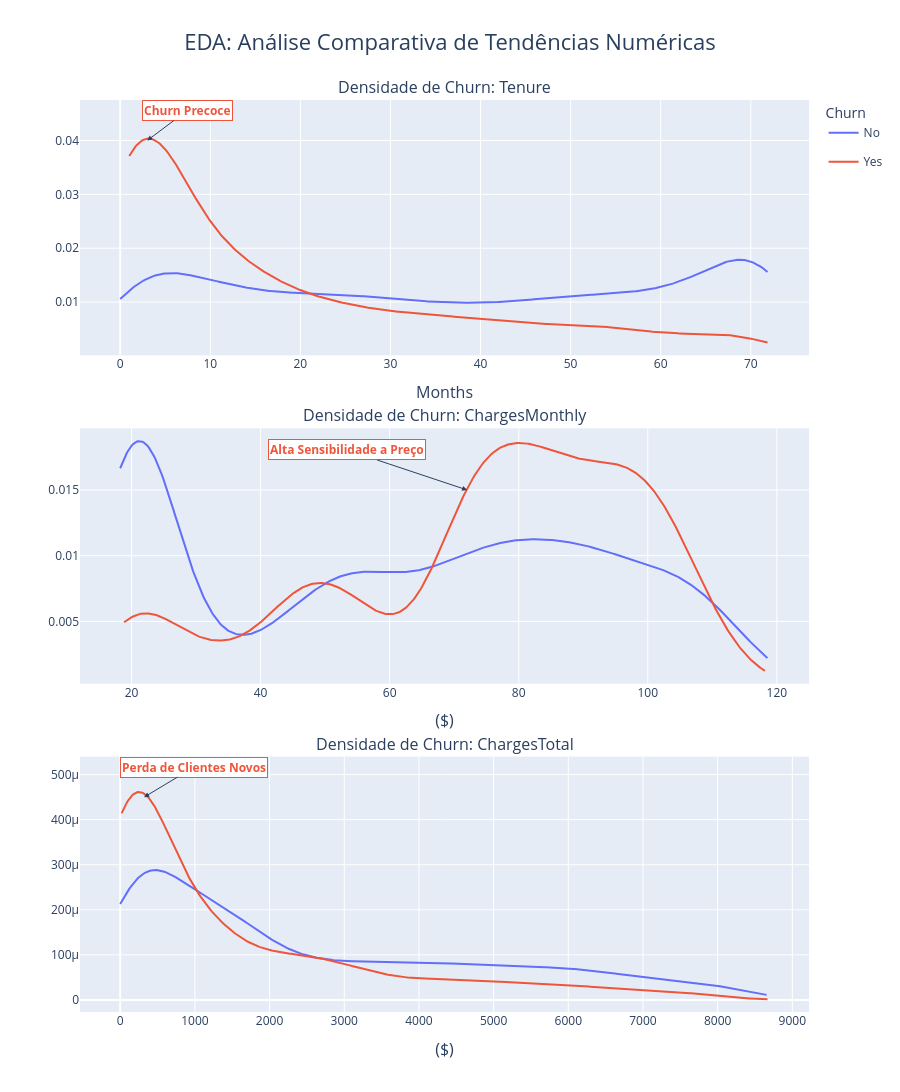

Write notebook code for a chart like this one.
### Markdown cell above
#### Análise Comparativa Tendência Numéricas

### Code cell
import telecom_x_analytics as tax

cols_num = ['Tenure', 'ChargesMonthly', 'ChargesTotal']
fig = tax.plot_num_eda_kde(df, cols_num, "EDA: Análise Comparativa de Tendências Numéricas")

fig.show()

### Figure 1 — Plotly figure (JSON) as saved in the notebook; plotly's stock layout.template omitted (floating-point values rounded to 4 significant figures; data arrays with more than 128 entries replaced by an {"elided": "..."} marker saying what was removed)
{"data": [{"legendgroup": "No", "marker": {"color": "#636EFA"}, "mode": "lines", "name": "No", "showlegend": true, "type": "scatter", "x": {"elided": "500 float values"}, "xaxis": "x", "y": {"elided": "500 float values"}, "yaxis": "y"}, {"legendgroup": "Yes", "marker": {"color": "#EF553B"}, "mode": "lines", "name": "Yes", "showlegend": true, "type": "scatter", "x": {"elided": "500 float values"}, "xaxis": "x", "y": {"elided": "500 float values"}, "yaxis": "y"}, {"legendgroup": "No", "marker": {"color": "#636EFA", "symbol": "line-ns-open"}, "mode": "markers", "name": "No", "showlegend": false, "type": "scatter", "x": {"elided": "5164 int values"}, "xaxis": "x", "y": {"elided": "5164 str values"}, "yaxis": "y"}, {"legendgroup": "Yes", "marker": {"color": "#EF553B", "symbol": "line-ns-open"}, "mode": "markers", "name": "Yes", "showlegend": false, "type": "scatter", "x": {"elided": "1857 int values"}, "xaxis": "x", "y": {"elided": "1857 str values"}, "yaxis": "y"}, {"legendgroup": "No", "marker": {"color": "#636EFA"}, "mode": "lines", "name": "No", "showlegend": false, "type": "scatter", "x": {"elided": "500 float values"}, "xaxis": "x2", "y": {"elided": "500 float values"}, "yaxis": "y2"}, {"legendgroup": "Yes", "marker": {"color": "#EF553B"}, "mode": "lines", "name": "Yes", "showlegend": false, "type": "scatter", "x": {"elided": "500 float values"}, "xaxis": "x2", "y": {"elided": "500 float values"}, "yaxis": "y2"}, {"legendgroup": "No", "marker": {"color": "#636EFA", "symbol": "line-ns-open"}, "mode": "markers", "name": "No", "showlegend": false, "type": "scatter", "x": {"elided": "5164 float values"}, "xaxis": "x2", "y": {"elided": "5164 str values"}, "yaxis": "y2"}, {"legendgroup": "Yes", "marker": {"color": "#EF553B", "symbol": "line-ns-open"}, "mode": "markers", "name": "Yes", "showlegend": false, "type": "scatter", "x": {"elided": "1857 float values"}, "xaxis": "x2", "y": {"elided": "1857 str values"}, "yaxis": "y2"}, {"legendgroup": "No", "marker": {"color": "#636EFA"}, "mode": "lines", "name": "No", "showlegend": false, "type": "scatter", "x": {"elided": "500 float values"}, "xaxis": "x3", "y": {"elided": "500 float values"}, "yaxis": "y3"}, {"legendgroup": "Yes", "marker": {"color": "#EF553B"}, "mode": "lines", "name": "Yes", "showlegend": false, "type": "scatter", "x": {"elided": "500 float values"}, "xaxis": "x3", "y": {"elided": "500 float values"}, "yaxis": "y3"}, {"legendgroup": "No", "marker": {"color": "#636EFA", "symbol": "line-ns-open"}, "mode": "markers", "name": "No", "showlegend": false, "type": "scatter", "x": {"elided": "5164 float values"}, "xaxis": "x3", "y": {"elided": "5164 str values"}, "yaxis": "y3"}, {"legendgroup": "Yes", "marker": {"color": "#EF553B", "symbol": "line-ns-open"}, "mode": "markers", "name": "Yes", "showlegend": false, "type": "scatter", "x": {"elided": "1857 float values"}, "xaxis": "x3", "y": {"elided": "1857 str values"}, "yaxis": "y3"}], "layout": {"annotations": [{"font": {"size": 16}, "showarrow": false, "text": "Densidade de Churn: Tenure", "x": 0.5, "xanchor": "center", "xref": "paper", "y": 1, "yanchor": "bottom", "yref": "paper"}, {"font": {"size": 16}, "showarrow": false, "text": "Densidade de Churn: ChargesMonthly", "x": 0.5, "xanchor": "center", "xref": "paper", "y": 0.64, "yanchor": "bottom", "yref": "paper"}, {"font": {"size": 16}, "showarrow": false, "text": "Densidade de Churn: ChargesTotal", "x": 0.5, "xanchor": "center", "xref": "paper", "y": 0.28, "yanchor": "bottom", "yref": "paper"}, {"arrowhead": 2, "ax": 40, "ay": -30, "bgcolor": "white", "bordercolor": "#EF553B", "font": {"color": "#EF553B"}, "showarrow": true, "text": "<b>Churn Precoce</b>", "x": 3, "xref": "x", "y": 0.04, "yref": "y"}, {"arrowhead": 2, "ax": -120, "ay": -40, "bgcolor": "white", "bordercolor": "#EF553B", "font": {"color": "#EF553B"}, "showarrow": true, "text": "<b>Alta Sensibilidade a Preço</b>", "x": 72, "xref": "x2", "y": 0.015, "yref": "y2"}, {"arrowhead": 2, "ax": 50, "ay": -30, "bgcolor": "white", "bordercolor": "#EF553B", "font": {"color": "#EF553B"}, "showarrow": true, "text": "<b>Perda de Clientes Novos</b>", "x": 320, "xref": "x3", "y": 0.00045, "yref": "y3"}], "barmode": "group", "height": 1200, "hoverlabel": {"font": {"color": "white"}}, "legend": {"title": {"text": "Churn"}}, "paper_bgcolor": "white", "plot_bgcolor": "#E5ECF6", "title": {"font": {"size": 22}, "text": "EDA: Análise Comparativa de Tendências Numéricas", "x": 0.5}, "width": 900, "xaxis": {"anchor": "y", "domain": [0, 1], "gridcolor": "white", "title": {"font": {"size": 16}, "text": "Months"}}, "xaxis2": {"anchor": "y2", "domain": [0, 1], "gridcolor": "white", "title": {"font": {"size": 16}, "text": "($)"}}, "xaxis3": {"anchor": "y3", "domain": [0, 1], "gridcolor": "white", "title": {"font": {"size": 16}, "text": "($)"}}, "yaxis": {"anchor": "x", "domain": [0.72, 1]}, "yaxis2": {"anchor": "x2", "domain": [0.36, 0.64]}, "yaxis3": {"anchor": "x3", "domain": [0, 0.28]}}}
